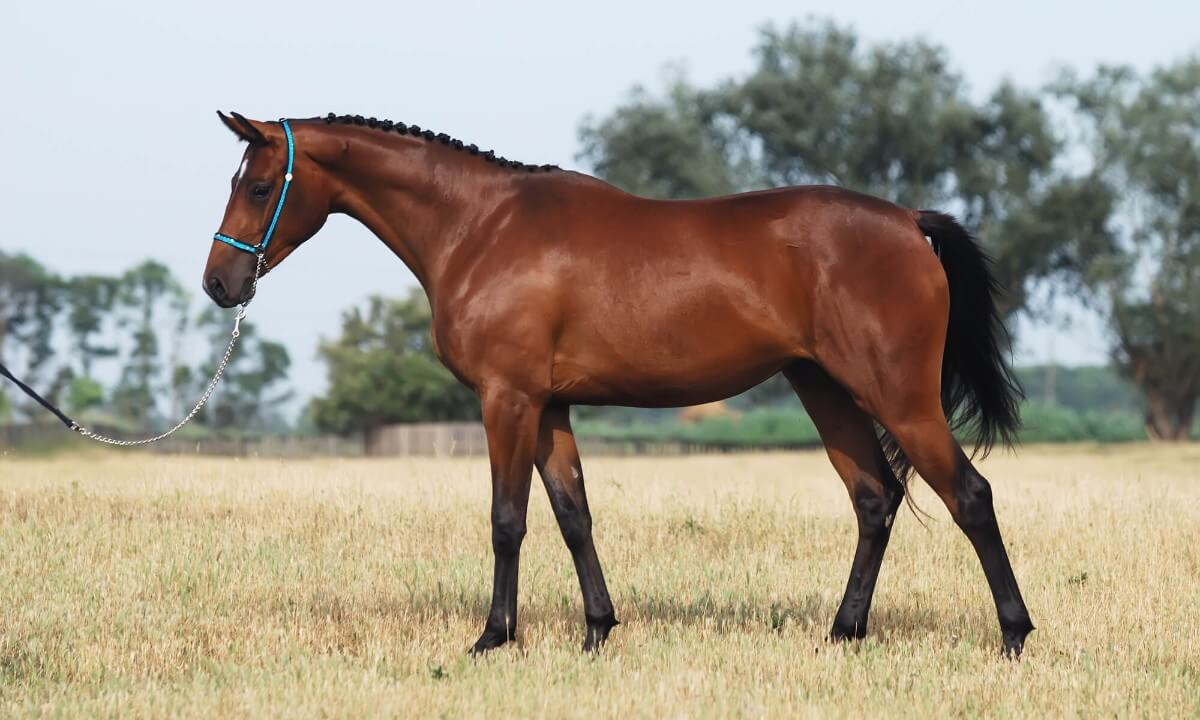
#> input picture Transformations of Image/horse.jpg, 1200 x 720 px
$ python image_transformations.py
#> lines starting #> are read from the running program, lines starting #| are printed output that depends on the picture
from PIL import Image
import matplotlib.pyplot as plt

image_path = "horse.jpg"

image = Image.open(image_path)
#> image is the input picture: PIL image 1200x720 RGB; mean R, G, B 162.3, 153, 136.7
resize = image.resize((300,300))
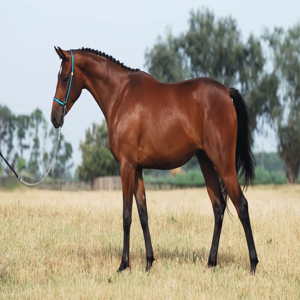
#> resize: PIL image 300x300 RGB; mean R, G, B 162.3, 153, 136.7
crop = image.crop((50,50,1100,1100))
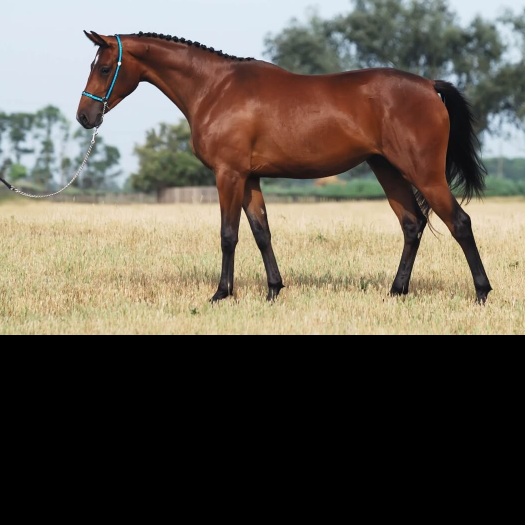
#> crop: PIL image 1050x1050 RGB (shown at 1/2 size); mean R, G, B 100.4, 92.5, 80.8
flip = image.transpose(Image.Transpose.FLIP_TOP_BOTTOM)
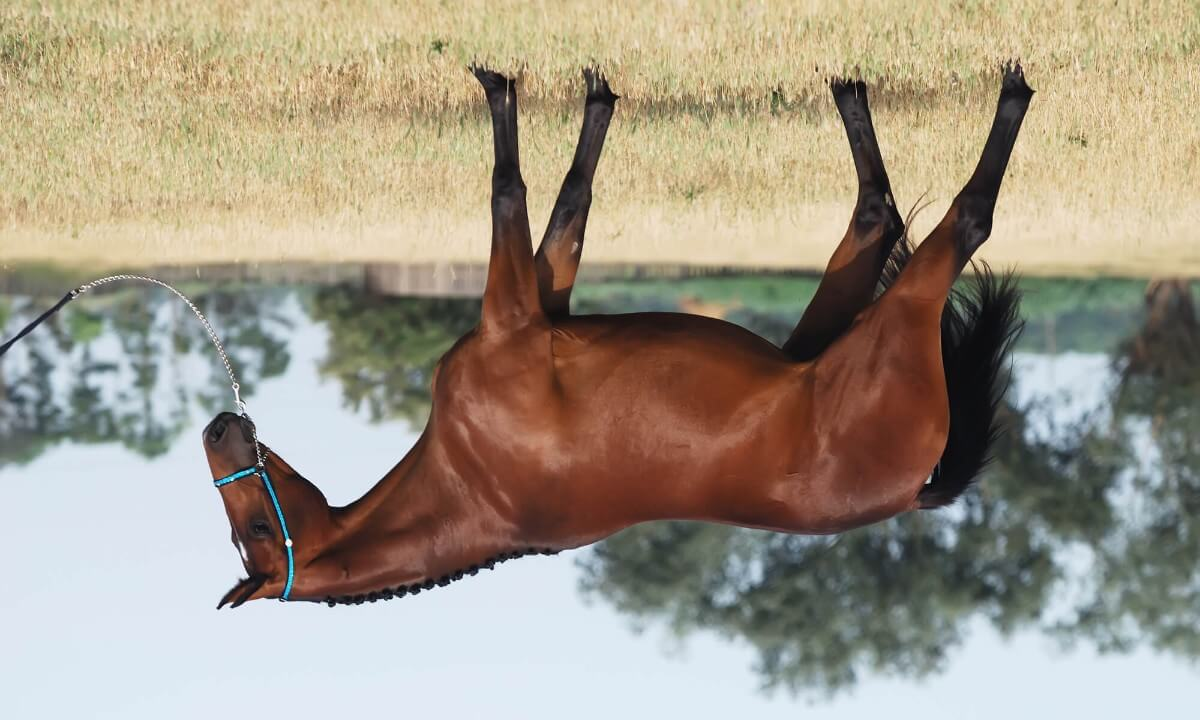
#> flip: PIL image 1200x720 RGB; mean R, G, B 162.3, 153, 136.7
rotate = image.rotate(90)
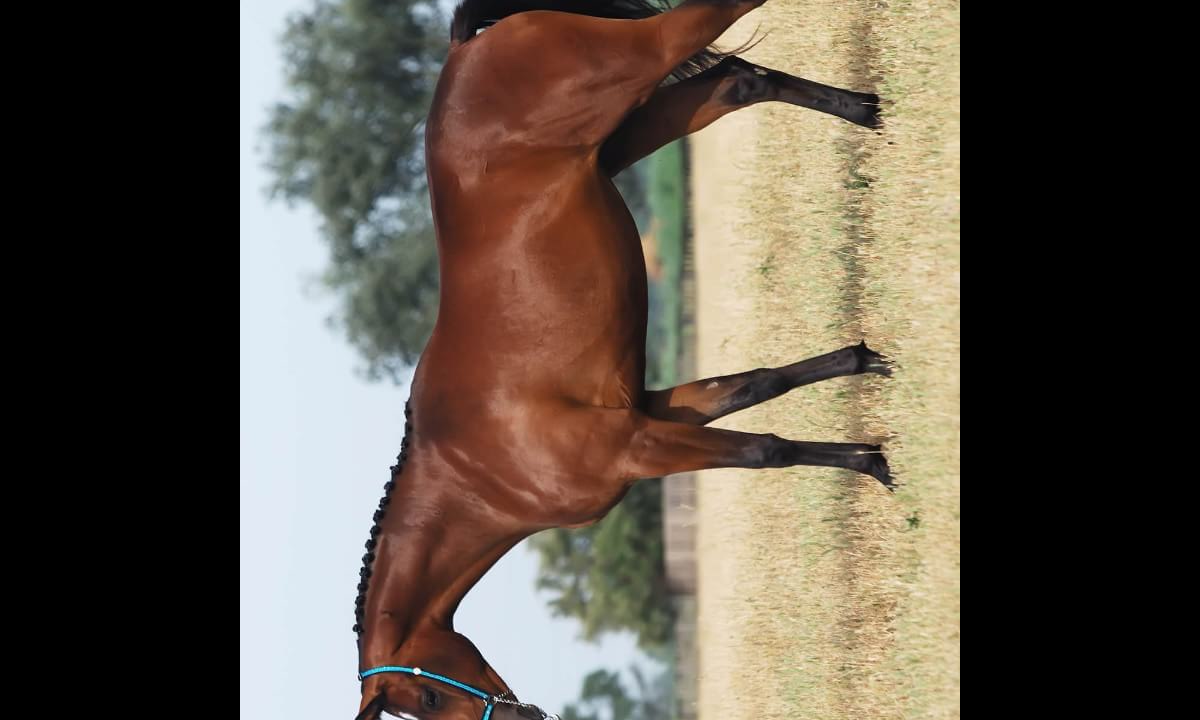
#> rotate: PIL image 1200x720 RGB; mean R, G, B 93.5, 84, 73.2

plt.figure(figsize= (12,8))

plt.subplot(2,3,1)
plt.imshow(image)
plt.title("Original")
plt.axis("off")

plt.subplot(2,3,2)
plt.imshow(resize)
plt.title("Resized")
plt.axis("off")

plt.subplot(2,3,3)
plt.imshow(crop)
plt.title("Cropped")
plt.axis("off")

plt.subplot(2,3,4)
plt.imshow(flip)
plt.title("Flipped")
plt.axis("off")

plt.subplot(2,3,5)
plt.imshow(rotate)
plt.title("Rotated")
plt.axis("off")

plt.tight_layout()
plt.show()
